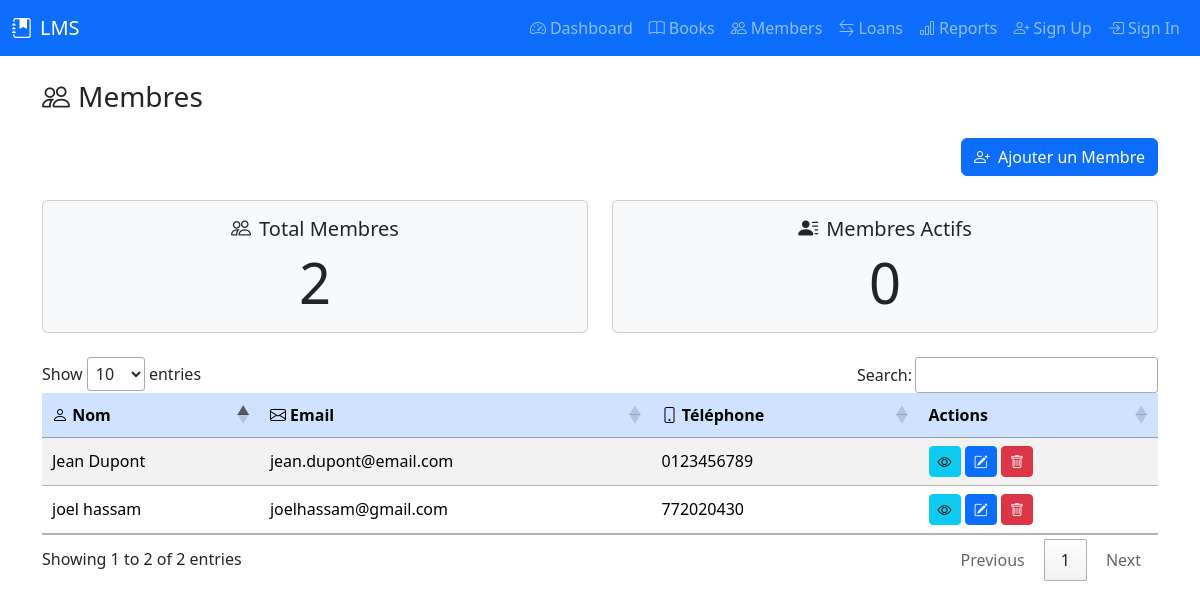
The app's page /members, older data.
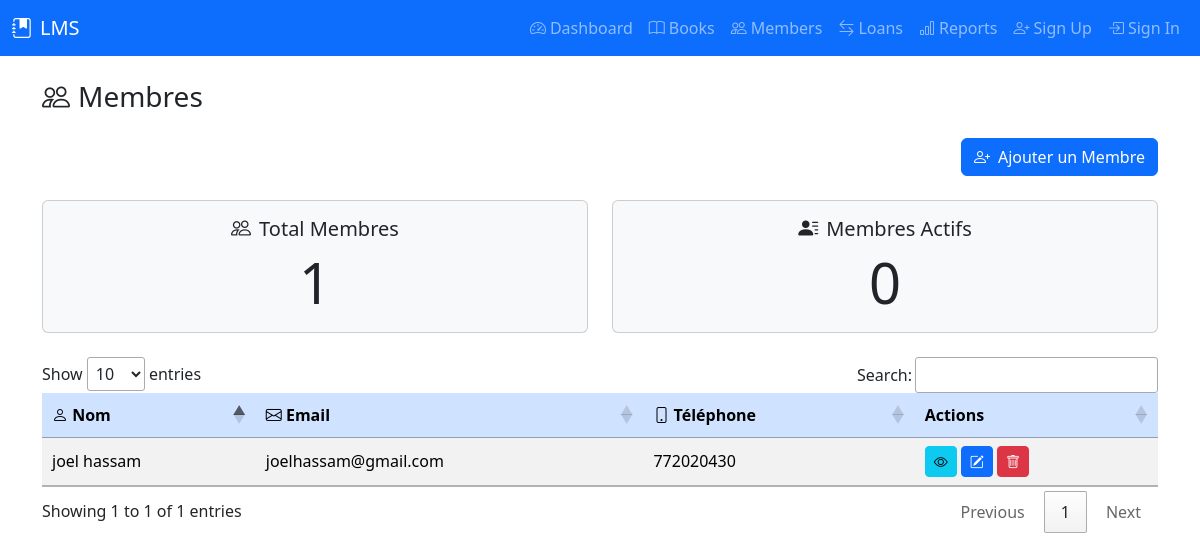
The same page, newer data.
### tables this page shows
CREATE TABLE members (
            member_id INTEGER PRIMARY KEY AUTOINCREMENT,
            name TEXT NOT NULL,
            email TEXT UNIQUE,
            phone TEXT,
            address TEXT,
            registration_date TEXT DEFAULT CURRENT_TIMESTAMP
        , status TEXT DEFAULT 'active');

### controllers/dashboard_controller.py (the view)
@dashboard_blueprint.route("/members", methods=["GET"])
def members():
    try:
        stats = dashboard_service.get_dashboard_statistics()
        members_data = dashboard_service.get_members_data()
        members_loans_data = dashboard_service.get_members_loans_data()
        print("Members data:", members_data)
        return render_template(
            "members.html",
            total_members=stats["total_members"],
            total_active_members=stats["total_active_members"],
            members=members_data,
            members_loans_data=members_loans_data,
        )
    except Exception as e:
        print("Error in members route:", str(e))
        return jsonify({"error": str(e)}), 500

### models/author.py (called while the page is built)
    @classmethod
    def all(cls):
        query = f"SELECT * FROM {cls.TABLE_NAME}"
        results = DatabaseConnection.execute_query(query)
        if results:
            conn = DatabaseConnection.get_connection()
            cursor = conn.cursor()
            cursor.execute(f"PRAGMA table_info({cls.TABLE_NAME})")
            columns = [column[1] for column in cursor.fetchall()]
            conn.close()
            return [cls(**dict(zip(columns, result))) for result in results]
        return []

### models/base_model.py (called while the page is built)
    def _get_attribute(self, name):
        return self._attributes.get(name)

    def _set_attribute(self, name, value):
        self._attributes[name] = value

    def __getattr__(self, name):
        if name in self._attributes:
            return self._get_attribute(name)
        raise AttributeError(f"'{self.__class__.__name__}' object has no attribute '{name}'")

    def __setattr__(self, name, value):
        if name == "_attributes":
            super().__setattr__(name, value)
        else:
            self._set_attribute(name, value)

    @classmethod
    def find_all(cls):
        if not cls.TABLE_NAME:
            raise NotImplementedError("TABLE_NAME must be defined in subclass")
        query = f"SELECT * FROM {cls.TABLE_NAME}"
        results = DatabaseConnection.execute_query(query)
        if results:
            conn = DatabaseConnection.get_connection()
            cursor = conn.cursor()
            cursor.execute(f"PRAGMA table_info({cls.TABLE_NAME})")
            columns = [column[1] for column in cursor.fetchall()]
            conn.close()
            return [cls(**dict(zip(columns, result))) for result in results]
        return []

### models/book.py (called while the page is built, shortened)
    @classmethod
    def find_overdue_books(cls):
        query = f"""
        SELECT b.*
        FROM {cls.TABLE_NAME} AS b
        JOIN loans AS l ON b.book_id = l.book_id
        WHERE l.due_date < DATE('now') AND l.return_date IS NULL
        """
        results = DatabaseConnection.execute_query(query)
        return []

    @classmethod
    def find_popular_books(cls, threshold=10):
        query = f"""
        SELECT b.*
        FROM {cls.TABLE_NAME} AS b
        JOIN loans AS l ON b.book_id = l.book_id
        GROUP BY b.book_id
        HAVING COUNT(l.book_id) >= ?
        """
        results = DatabaseConnection.execute_query(query, (threshold,))
        return []

### models/borrowing.py (called while the page is built)
    @property
    def due_date(self):
        return self._get_attribute("due_date")

### templates/members.html (shortened to what this page needs)
<!DOCTYPE html>
<html lang="fr">
<head>
    <link rel="stylesheet" href="/static/css/style.css">
    <link href="https://cdn.jsdelivr.net/npm/bootstrap@5.3.2/dist/css/bootstrap.min.css" rel="stylesheet">
    <link rel="stylesheet" href="https://cdn.jsdelivr.net/npm/bootstrap-icons@1.11.3/font/bootstrap-icons.css">
    <link rel="stylesheet" href="https://cdn.datatables.net/1.13.4/css/jquery.dataTables.min.css">
</head>
<body>
{% include 'includes/navbar.html' %}
<div class="container">
    <h3 class="mb-4"><i class="bi bi-people me-2"></i>Membres</h3>
    <div class="d-flex justify-content-end mb-4">
        <button type="button" class="btn btn-primary" data-bs-toggle="modal" data-bs-target="#addMemberModal">
            <i class="bi bi-person-plus me-2"></i>Ajouter un Membre
        </button>
    </div>
    <div class="row text-center mb-4">
        <div class="col-md-6">
            <div class="card bg-light">
                <div class="card-body">
                    <h5 class="card-title"><i class="bi bi-people me-2"></i>Total Membres</h5>
                    <p class="card-text display-4">{{ total_members }}</p>
                </div>
            </div>
        </div>
        <div class="col-md-6">
            <div class="card bg-light">
                <div class="card-body">
                    <h5 class="card-title"><i class="bi bi-person-lines-fill me-2"></i>Membres Actifs</h5>
                    <p class="card-text display-4">{{ total_active_members }}</p>
                </div>
            </div>
        </div>
    </div>
    <div class="table-responsive">
        <table id="membersTable" class="table table-striped table-hover align-middle">
            <thead class="table-primary">
                <tr>
                    <th><i class="bi bi-person"></i> Nom</th>
                    <th><i class="bi bi-envelope"></i> Email</th>
                    <th><i class="bi bi-phone"></i> Téléphone</th>
                    <th>Actions</th>
                </tr>
            </thead>
            <tbody>
                {% for member in members %}
                <tr>
                    <td>{{ member.name }}</td>
                    <td>{{ member.email }}</td>
                    <td>{{ member.phone }}</td>
                    <td>
                        <button class="btn btn-info btn-sm" title="Voir détails" data-bs-toggle="modal" data-bs-target="#detailsModal{{ member.member_id }}"><i class="bi bi-eye"></i></button>
                        <button class="btn btn-primary btn-sm" title="Modifier" data-bs-toggle="modal" data-bs-target="#editModal{{ member.member_id }}"><i class="bi bi-pencil-square"></i></button>
                        <button class="btn btn-danger btn-sm" title="Supprimer" data-bs-toggle="modal" data-bs-target="#deleteModal{{ member.member_id }}"><i class="bi bi-trash"></i></button>
                    </td>
                </tr>
                {% endfor %}
            </tbody>
        </table>
    </div>
</div>
<div class="toast-container position-fixed top-0 end-0 p-3">
</div>
</body>
</html>

### templates/includes/navbar.html (shortened to what this page needs)
<nav class="navbar navbar-expand-lg navbar-dark bg-primary mb-4">
    <div class="container-fluid">
        <a class="navbar-brand d-flex align-items-center" href="/">
            <i class="bi bi-journal-bookmark-fill me-2"></i>LMS
        </a>
        <div class="collapse navbar-collapse" id="navbarNav">
            <ul class="navbar-nav ms-auto">
                <li class="nav-item"><a class="nav-link" href="/"><i class="bi bi-speedometer2 me-1"></i>Dashboard</a></li>
                <li class="nav-item"><a class="nav-link" href="/books"><i class="bi bi-book me-1"></i>Books</a></li>
                <li class="nav-item"><a class="nav-link" href="/members"><i class="bi bi-people me-1"></i>Members</a></li>
                <li class="nav-item"><a class="nav-link" href="/loans"><i class="bi bi-arrow-left-right me-1"></i>Loans</a></li>
                <li class="nav-item"><a class="nav-link" href="/reports"><i class="bi bi-bar-chart me-1"></i>Reports</a></li>
                <li class="nav-item"><a class="nav-link" href="/register"><i class="bi bi-person-plus me-1"></i>Sign Up</a></li>
                <li class="nav-item"><a class="nav-link" href="/login"><i class="bi bi-box-arrow-in-right me-1"></i>Sign In</a></li>
            </ul>
        </div>
    </div>
</nav>

Row changes from the older to the newer data that the page shows:
removed members: name "Jean Dupont", email "jean.dupont@email.com", phone "0123456789"
Text that changed along with them:
{{ total_members }}: "2" → "1"
text written by a page script: "Show entries Search: Showing 1 to 2 of 2 entries Previous 1 Next" → "Show entries Search: Showing 1 to 1 of 1 entries Previous 1 Next"
